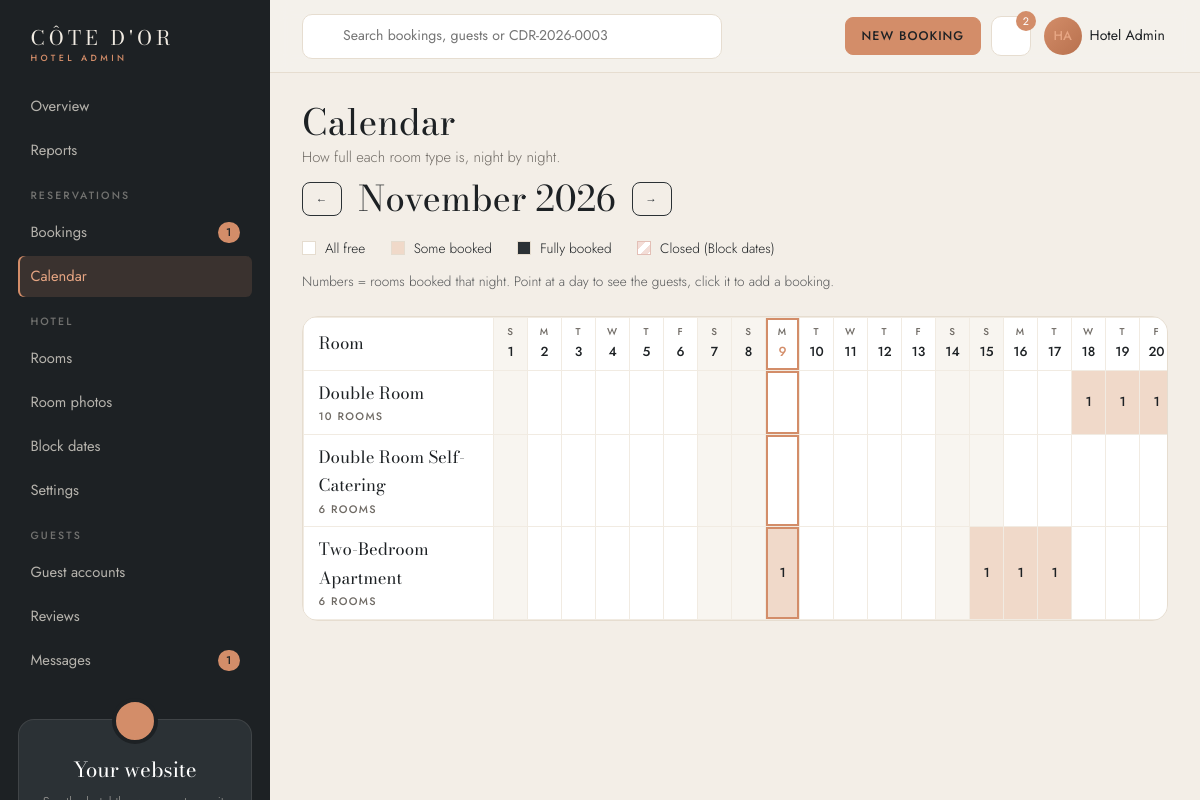
The page /admin_calendar.php (signed in) on the database its author committed.
### tables this page shows
CREATE TABLE rooms (
    id INT AUTO_INCREMENT PRIMARY KEY,
    room_name VARCHAR(100) NOT NULL,
    room_type VARCHAR(50) NOT NULL,
    price DECIMAL(10,2) NOT NULL,
    size_m2 INT NOT NULL,
    max_guests INT NOT NULL,
    total_rooms INT NOT NULL,
    image VARCHAR(255),
    tagline VARCHAR(255),
    description TEXT,
    created_at TIMESTAMP DEFAULT CURRENT_TIMESTAMP
) DEFAULT CHARSET=utf8mb4;

### admin_calendar.php (the view, shortened to what this page needs)
<?php
require "includes/db_connect.php";
$month = date("Y-m");
$firstDay = $month . "-01";
$daysInMonth = (int) date("t", strtotime($firstDay));
$lastDay = $month . "-" . $daysInMonth;
$dayAfterMonth = date("Y-m-d", strtotime($lastDay . " +1 day"));
$previousMonth = date("Y-m", strtotime($firstDay . " -1 month"));
$nextMonth = date("Y-m", strtotime($firstDay . " +1 month"));
$today = date("Y-m-d");
$rooms = [];
$result = $conn->query("SELECT id, room_name, total_rooms FROM rooms ORDER BY price ASC");
while ($row = $result->fetch_assoc()) {
    $rooms[] = $row;
}
$booked = [];
$guestNames = [];
$stmt = $conn->prepare("SELECT bookings.room_id, bookings.check_in, bookings.check_out, bookings.status, users.full_name FROM bookings JOIN users ON bookings.user_id = users.id WHERE bookings.status NOT IN ('Cancelled', 'No-show') AND ((bookings.check_in < ? AND bookings.check_out > ?) OR bookings.status = 'Checked in')");
$stmt->bind_param("ss", $dayAfterMonth, $firstDay);
$stmt->execute();
$result = $stmt->get_result();
while ($row = $result->fetch_assoc()) {
    for ($day = 1; $day <= $daysInMonth; $day++) {
        $date = $month . "-" . str_pad($day, 2, "0", STR_PAD_LEFT);
        if (usesRoomOn($row, $date, $today)) {
            if (!isset($booked[$row["room_id"]][$day])) {
                $booked[$row["room_id"]][$day] = 0;
            }
            $booked[$row["room_id"]][$day]++;
            $guestNames[$row["room_id"]][$day][] = $row["full_name"];
        }
    }
}
$closed = [];
$closedReasons = [];
$stmt = $conn->prepare("SELECT room_id, start_date, end_date, rooms_blocked, reason FROM room_blocks WHERE start_date < ? AND end_date > ?");
if ($stmt) {
    $stmt->bind_param("ss", $dayAfterMonth, $firstDay);
    $stmt->execute();
    $result = $stmt->get_result();
    while ($row = $result->fetch_assoc()) {
        for ($day = 1; $day <= $daysInMonth; $day++) {
            $date = $month . "-" . str_pad($day, 2, "0", STR_PAD_LEFT);
            if ($date >= $row["start_date"] && $date < $row["end_date"]) {
                if (!isset($closed[$row["room_id"]][$day])) {
                    $closed[$row["room_id"]][$day] = 0;
                }
                $closed[$row["room_id"]][$day] += $row["rooms_blocked"];
                $closedReasons[$row["room_id"]][$day][] = $row["rooms_blocked"] . " closed (" . $row["reason"] . ")";
            }
        }
    }
}
include "includes/header.php";
?>
    <section class="admin-wrap">
        <div class="container">
            <?php include "includes/admin_nav.php"; ?>
            <div class="calendar-head">
                <a href="admin_calendar.php?month=<?php echo $previousMonth; ?>" class="btn btn-sm btn-lux-outline" aria-label="Previous month">&larr;</a>
                <h2 class="calendar-month mb-0"><?php echo date("F Y", strtotime($firstDay)); ?></h2>
                <a href="admin_calendar.php?month=<?php echo $nextMonth; ?>" class="btn btn-sm btn-lux-outline" aria-label="Next month">&rarr;</a>
            </div>
            <div class="calendar-legend">
                <span><i class="cal-key cal-free"></i> All free</span>
                <span><i class="cal-key cal-some"></i> Some booked</span>
                <span><i class="cal-key cal-full"></i> Fully booked</span>
                <span><i class="cal-key cal-closed"></i> Closed (Block dates)</span>
                <span class="text-muted">Numbers = rooms booked that night. Point at a day to see the guests, click it to add a booking.</span>
            </div>
            <div class="table-responsive calendar-wrap">
                <table class="calendar-table">
                    <thead>
                        <tr>
                            <th class="cal-room">Room</th>
                            <?php
                            for ($day = 1; $day <= $daysInMonth; $day++) {
                                $date = $month . "-" . str_pad($day, 2, "0", STR_PAD_LEFT);
                                $classes = "";
                                if (date("N", strtotime($date)) >= 6) {
                                    $classes .= " cal-weekend";
                                }
                                if ($date == $today) {
                                    $classes .= " cal-today";
                                }
                                echo '<th class="' . $classes . '"><span>' . date("D", strtotime($date))[0] . '</span>' . $day . '</th>';
                            }
                            ?>
                        </tr>
                    </thead>
                    <tbody>
                        <?php foreach ($rooms as $room) { ?>
                            <tr>
                                <th class="cal-room">
                                    <?php echo htmlspecialchars($room["room_name"]); ?>
                                    <small><?php echo $room["total_rooms"]; ?> rooms</small>
                                </th>
                                <?php
                                for ($day = 1; $day <= $daysInMonth; $day++) {
                                    $date = $month . "-" . str_pad($day, 2, "0", STR_PAD_LEFT);
                                    $count = isset($booked[$room["id"]][$day]) ? $booked[$room["id"]][$day] : 0;
                                    $closedCount = isset($closed[$room["id"]][$day]) ? $closed[$room["id"]][$day] : 0;
                                    if ($closedCount > 0 && $count + $closedCount >= $room["total_rooms"]) {
                                        $level = "cal-closed";
                                        $title = "No rooms left: " . implode(", ", $closedReasons[$room["id"]][$day]) . ($count > 0 ? ", " . $count . " booked" : "");
                                    } elseif ($closedCount > 0) {
                                        $level = "cal-some cal-part-closed";
                                        $title = implode(", ", $closedReasons[$room["id"]][$day]) . ", " . $count . " booked";
                                    } elseif ($count == 0) {
                                        $level = "cal-free";
                                        $title = "All " . $room["total_rooms"] . " free";
                                    } elseif ($count >= $room["total_rooms"]) {
                                        $level = "cal-full";
                                        $title = "Fully booked: " . implode(", ", $guestNames[$room["id"]][$day]);
                                    } else {
                                        $level = "cal-some";
                                        $title = $count . " of " . $room["total_rooms"] . " booked: " . implode(", ", $guestNames[$room["id"]][$day]);
                                    }
                                    $classes = $level;
                                    if (date("N", strtotime($date)) >= 6) {
                                        $classes .= " cal-weekend";
                                    }
                                    if ($date == $today) {
                                        $classes .= " cal-today";
                                    }
                                    echo '<td class="' . $classes . '" title="' . htmlspecialchars(date("D d M", strtotime($date)) . " - " . $title) . '">';
                                    if ($count + $closedCount < $room["total_rooms"]) {
                                        echo '<a href="admin_booking_form.php?room_id=' . $room["id"] . '&check_in=' . $date . '">' . ($count > 0 ? $count : "") . '</a>';
                                    } else {
                                        echo $count;
                                    }
                                    echo '</td>';
                                }
                                ?>
                            </tr>
                        <?php } ?>
                    </tbody>
                </table>
            </div>
        </div>
    </section>
<?php
include "includes/footer.php";
?>

### rows shown on the page
rooms: room_name "Double Room", total_rooms "10", id "1"
rooms: room_name "Double Room Self-Catering", total_rooms "6"
rooms: room_name "Two-Bedroom Apartment", total_rooms "6", id "1"

### other values the page prints
$link[3] "Overview"
$link[3] "Reports"
$groupName "RESERVATIONS"
$link[3] "Bookings"
$waitingBookings "1"
$link[3] "Calendar"
$groupName "HOTEL"
$link[3] "Rooms"
$link[3] "Room photos"
$link[3] "Block dates"
$link[3] "Settings"
$groupName "GUESTS"
$link[3] "Guest accounts"
$link[3] "Reviews"
$link[3] "Messages"
